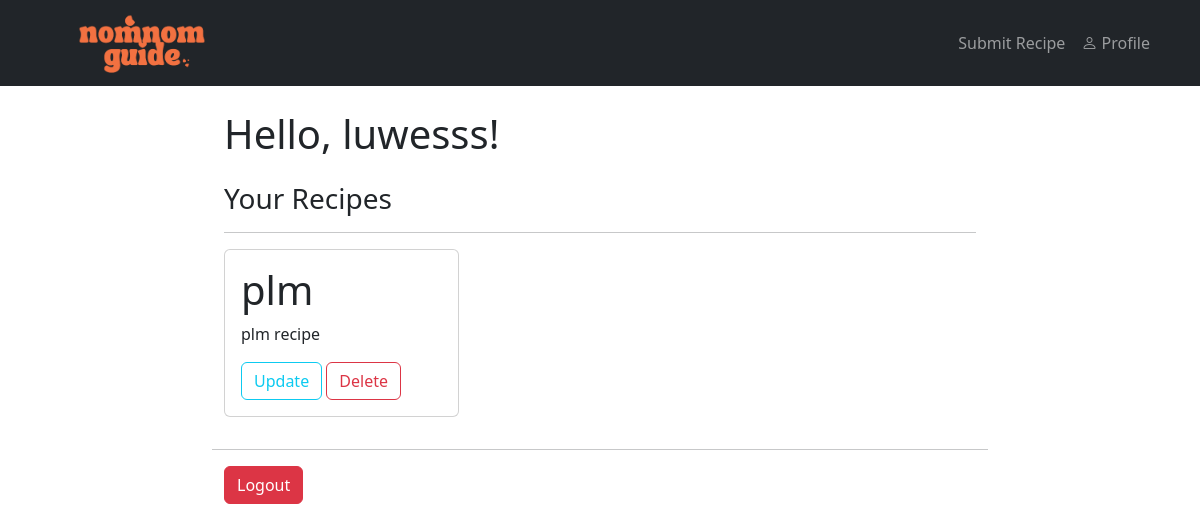
The page /profile/ (signed in) on the database as committed earlier.
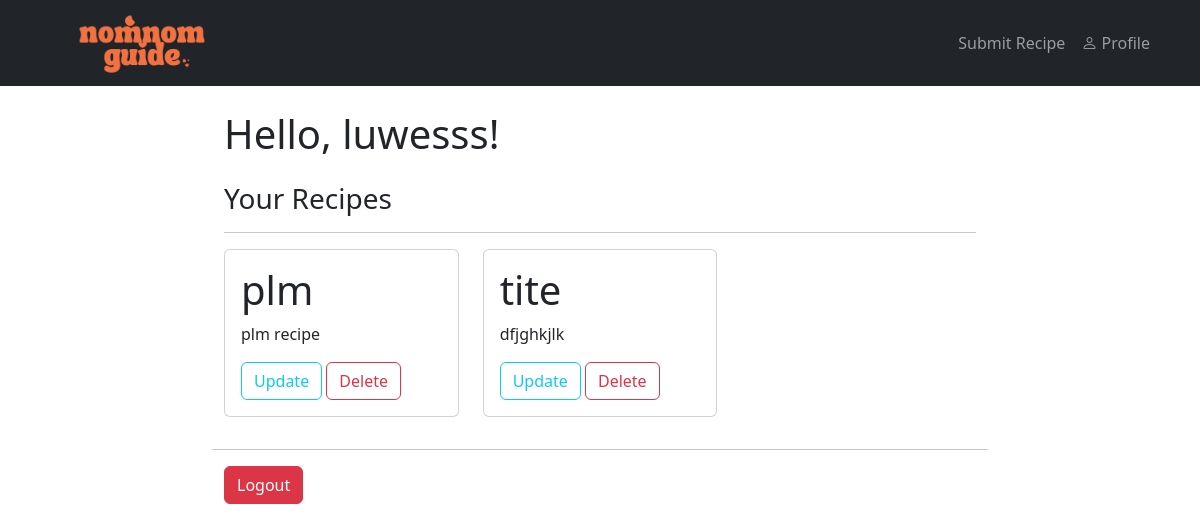
The same page on the database as committed later.
### recipes/models.py (models this page shows, shortened)
class Recipe(models.Model):
  title = models.CharField(max_length=100)
  description = models.TextField()
  ingredients = models.TextField()
  instructions = models.TextField()
  image = models.ImageField(upload_to='recipe_images/', null=True, blank=True)
  author = models.ForeignKey(User, on_delete=models.CASCADE)
  created_at = models.DateTimeField(auto_now_add=True)
  updated_at = models.DateTimeField(auto_now=True)
  upvotes = models.ManyToManyField(User, related_name='upvoted_recipes', blank=True)
  downvotes = models.ManyToManyField(User, related_name='downvoted_recipes', blank=True)

### users/views.py (the view)
# urls.py: path('profile/', user_views.profile, name="user-profile")
@login_required()
def profile(request):
  recipes = Recipe.objects.filter(author=request.user)
  return render(request, 'users/profile.html', {"recipes": recipes})

### users/templates/users/profile.html (shortened to what this page needs)
{% extends "recipes/base.html" %}
{% load crispy_forms_tags %}
{% block content %}
<div class="container">
  <h1>Hello, {{ user.username }}!</h1>
</div>
<div class="container">
  <h3 class="pt-3">Your Recipes</h3>
  <hr>
  {% if recipes.exists %}
    <div class="row">
      {% for recipe in recipes %}
      <div class="col-md-4 mb-3">
        <div class="card">
          <div class="card-body">
            <h5 class="card-title">
              <a class="text-decoration-none text-reset fs-1" href="{% url 'recipes-detail' recipe.pk %}">{{ recipe.title }}</a>
            </h5>
            <p class="card-text">{{ recipe.description|truncatechars:100 }}</p>
            {% if recipe.author == user or user.is_staff %}
              <a class="btn btn-outline-info" href="{% url 'recipes-update' recipe.id %}">Update</a>
              <a class="btn btn-outline-danger" href="{% url 'recipes-delete' recipe.id %}">Delete</a>
            {% endif %}
          </div>
        </div>
      </div>
      {% endfor %}
    </div>
  {% else %}
    <p class="text-muted">You have no recipes. <a href="{% url 'recipes-create' %}">Create one now!</a></p>
  {% endif %}
</div>
<hr>
<div class="container mt-3">
  <form method="POST" action="{% url 'user-logout' %}">
    <button type="submit" class="btn btn-danger">Logout</button>
  </form>
</div>
{% endblock content %}

Rows that differ between the two databases and show on the page:
added Recipe: title "tite", description "dfjghkjlk", shows "Update"
